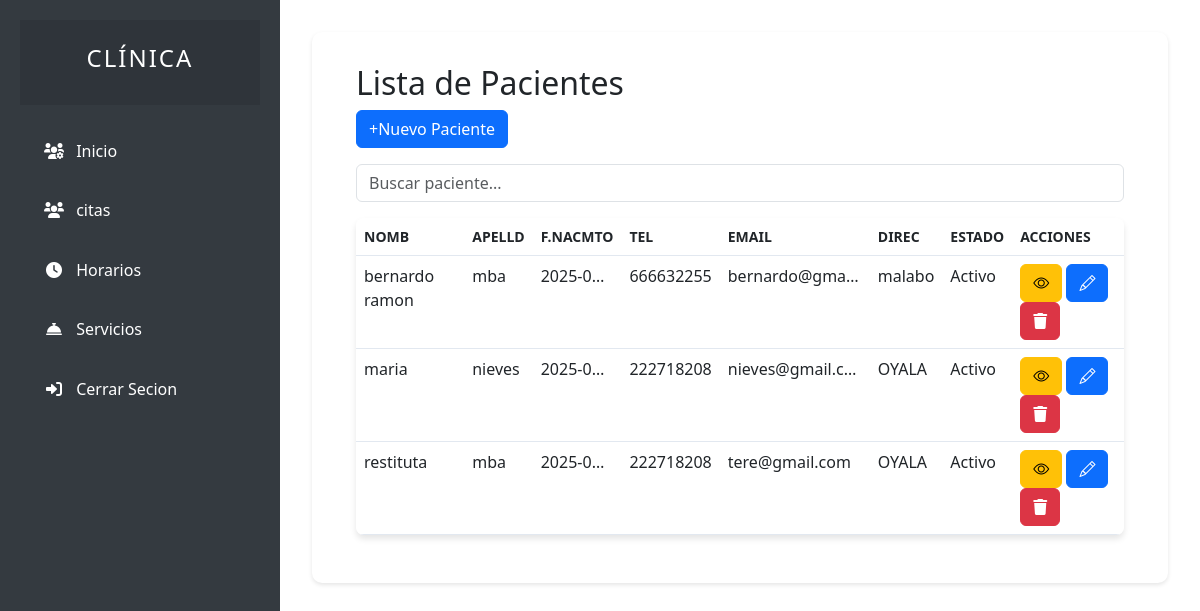
Before: /user/recepcionistas/pacientes/indexpacientes.php with the older database file.
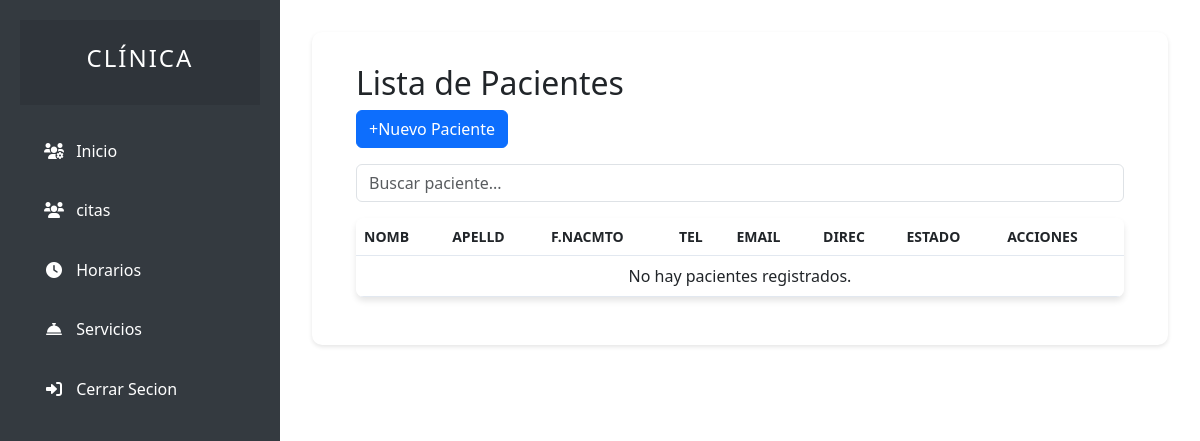
After: the same page with the newer database file.
### tables this page shows
CREATE TABLE pacientes (
  id INT(11) NOT NULL AUTO_INCREMENT,
  nombre VARCHAR(100) NOT NULL,
  apellidos VARCHAR(100) NOT NULL,
  dni VARCHAR(20) UNIQUE DEFAULT NULL,
  fecha_nacimiento DATE DEFAULT NULL,
  genero ENUM('M', 'F', 'Otro') DEFAULT NULL,
  telefono VARCHAR(20) DEFAULT NULL,
  email VARCHAR(100) DEFAULT NULL,
  direccion TEXT DEFAULT NULL,
  foto VARCHAR(255) DEFAULT NULL,
  estado ENUM('Activo', 'Inactivo') DEFAULT 'Activo',
  fecha_registro DATETIME DEFAULT CURRENT_TIMESTAMP,
  PRIMARY KEY (id)
);

### user/recepcionistas/pacientes/pacientes.php (the view, shortened to what this page needs)
<?php
include "../../config/conexion.php";
$busqueda = isset($_GET['busqueda']) ? $_GET['busqueda'] : '';
$query = "SELECT * FROM pacientes
          WHERE
          nombre LIKE '%$busqueda%' OR
          apellidos LIKE '%$busqueda%'
          ORDER BY fecha_registro DESC";
$resultado = mysqli_query($conexion, $query);
?>
<!DOCTYPE html>
<html lang="es">
<head>
    <link href="https://cdn.jsdelivr.net/npm/bootstrap@5.3.0/dist/css/bootstrap.min.css" rel="stylesheet">
    <link href="https://cdn.jsdelivr.net/npm/bootstrap-icons/font/bootstrap-icons.css" rel="stylesheet">
</head>
<body>
    <div class="container">
        <h2>Lista de Pacientes</h2>
        <a href="formupaciente.php" class="fa-solid fa-plus btn btn-primary mb-3">Nuevo Paciente</a>
        <div class="search-box mb-3">
            <input type="text" class="form-control" id="searchInput" placeholder="Buscar paciente...">
        </div>
        <table class="table table-hover text-center">
            <thead>
                <tr>
                    <th>Nomb</th>
                    <th>Apelld</th>
                    <th>F.Nacmto</th>
                    <th>Tel</th>
                    <th>Email</th>
                    <th>Direc</th>
                    <th>Estado</th>
                    <th>Acciones</th>
                </tr>
            </thead>
            <tbody>
                <?php if (mysqli_num_rows($resultado) > 0): ?>
                    <?php while ($paciente = mysqli_fetch_assoc($resultado)): ?>
                        <tr>
                            <td><?php echo htmlspecialchars($paciente['nombre']); ?></td>
                            <td><?php echo htmlspecialchars($paciente['apellidos']); ?></td>
                            <td  style="max-width: 60px; overflow: hidden; white-space: nowrap; text-overflow: ellipsis;">
                                <?php echo htmlspecialchars($paciente['fecha_nacimiento']); ?>
                            </td>
                            <td><?php echo htmlspecialchars($paciente['telefono']); ?></td>
                            <td  style="max-width: 150px; overflow: hidden; white-space: nowrap; text-overflow: ellipsis;">
                                <?php echo htmlspecialchars($paciente['email']); ?>
                            </td>
                            <td><?php echo htmlspecialchars($paciente['direccion']); ?></td>
                            <td><?php echo htmlspecialchars($paciente['estado']); ?></td>
                            <td>
                                <a href="ver_paciente.php?id=<?php echo $paciente['id']; ?>" class="btn btn-warning">
                                    <i class="bi bi-eye"></i>
                                </a>
                                <a href="formupaciente.php?id=<?php echo $paciente['id']; ?>" class="btn btn-primary">
                                    <i class="bi bi-pencil"></i>
                                </a>
                                <a href="?eliminar=<?php echo $paciente['id']; ?>" class="btn btn-danger" onclick="return confirm('¿Estás seguro de que deseas eliminar este paciente?');">
                                    <i class="fa-solid fa-trash"></i>
                                </a>
                            </td>
                        </tr>
                    <?php endwhile; ?>
                <?php else: ?>
                    <tr>
                        <td colspan="11" class="text-center">No hay pacientes registrados.</td>
                    </tr>
                <?php endif; ?>
            </tbody>
        </table>
    </div>
</body>
</html>

Changed rows visible on the page:
removed pacientes: nombre "bernardo ramon", apellidos "mba", fecha_nacimiento "2025-03…", telefono "666632255", email "bernardo@gma…", direccion "malabo", estado "Activo"
removed pacientes: nombre "maria", apellidos "nieves", fecha_nacimiento "2025-02…", telefono "222718208", email "nieves@gmail.c…", direccion "OYALA", estado "Activo"
removed pacientes: nombre "restituta", apellidos "mba", fecha_nacimiento "2025-02…", telefono "222718208", email "tere@gmail.com", direccion "OYALA", estado "Activo"
Other visible differences:
text now shown: "No hay pacientes registrados."
